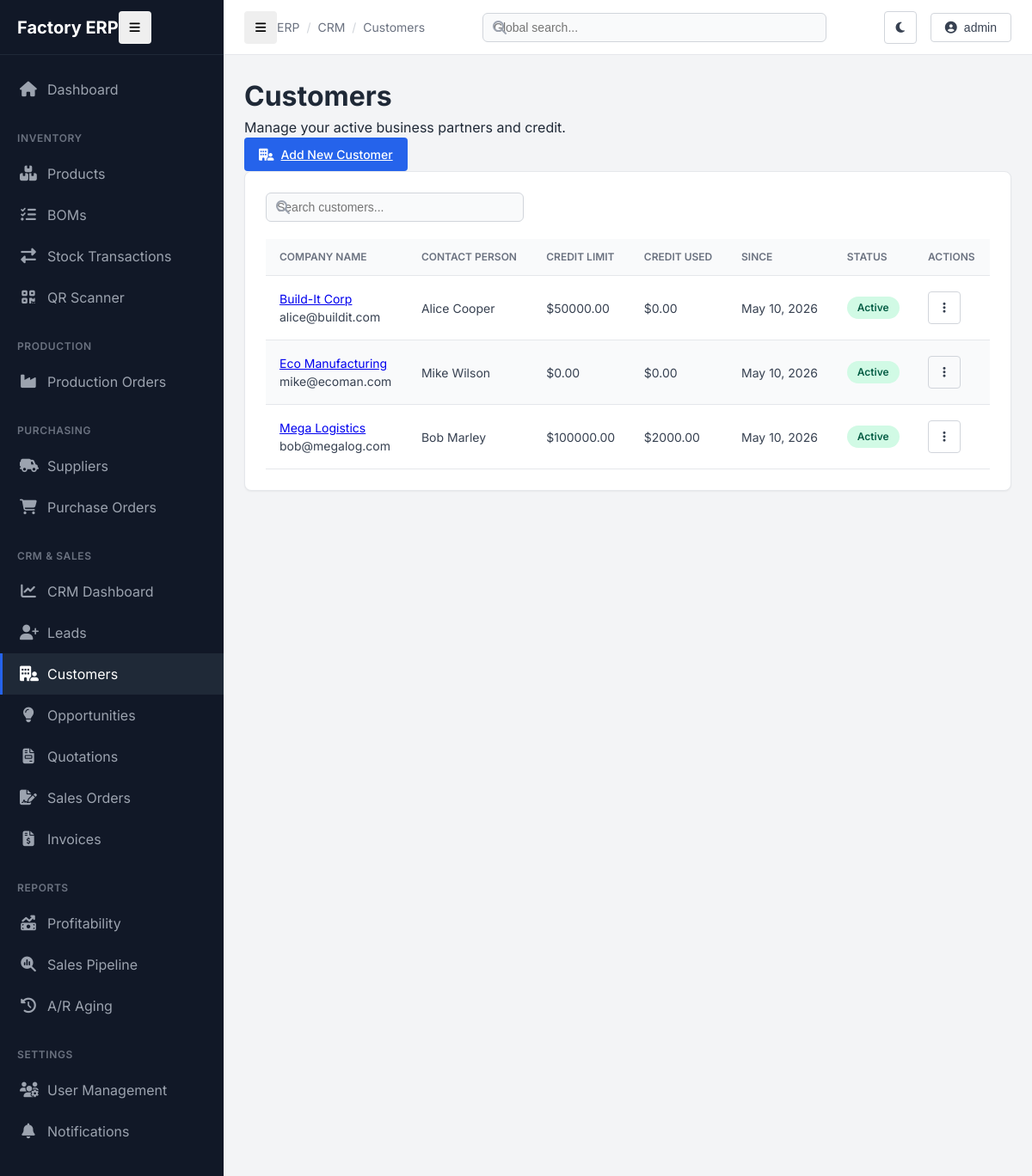
/crm/customers/ (signed in), run on the app's committed database.
### crm/models.py (models this page shows, shortened)
class Customer(models.Model):
    company_name = models.CharField(max_length=200)
    contact_person = models.CharField(max_length=200)
    email = models.EmailField()
    phone = models.CharField(max_length=20)
    customer_since = models.DateField(default=timezone.now)
    credit_limit = models.DecimalField(max_digits=12, decimal_places=2, default=0)
    credit_used = models.DecimalField(max_digits=12, decimal_places=2, default=0)
    payment_terms = models.CharField(max_length=100, default="Net 30")
    tax_id = models.CharField(max_length=50, blank=True)
    is_active = models.BooleanField(default=True)
    notes = models.TextField(blank=True)
    assigned_to = models.ForeignKey(User, on_delete=models.SET_NULL, null=True, blank=True, related_name='assigned_customers')
    created_at = models.DateTimeField(auto_now_add=True)
    updated_at = models.DateTimeField(auto_now=True)

### crm/views.py (the view)
# urls.py: path('customers/', views.CustomerListView.as_view(), name='customer_list'),
class CustomerListView(LoginRequiredMixin, ListView):
    model = Customer
    template_name = 'crm/customer_list.html'
    context_object_name = 'customers'
    ordering = ['company_name']

### crm/templates/crm/customer_list.html (shortened to what this page needs)
{% extends "base.html" %}
{% load static %}
{% block breadcrumbs %}
<div class="breadcrumb-item">CRM</div>
<div class="breadcrumb-item">Customers</div>
{% endblock %}
{% block content %}
<div class="d-flex justify-content-between align-items-center mb-4">
    <div>
        <h1 class="h3 fw-bold mb-1">Customers</h1>
        <p class="text-muted small">Manage your active business partners and credit.</p>
    </div>
    <a href="{% url 'crm:customer_create' %}" class="btn btn-primary">
        <i class="fas fa-building-user"></i> Add New Customer
    </a>
</div>
<div class="card">
    <div class="card-header border-bottom-0">
        <div class="d-flex justify-content-between align-items-center w-100">
            <div class="search-input-group" style="width: 300px;">
                <i class="fas fa-search"></i>
                <input type="text" class="search-input" placeholder="Search customers..." hx-get="{% url 'crm:customer_list' %}" hx-trigger="keyup changed delay:500ms" hx-target="#customer-table-body" hx-indicator="#htmx-indicator">
            </div>
        </div>
    </div>
    <div class="table-responsive">
        <table>
            <thead>
                <tr>
                    <th>Company Name</th>
                    <th>Contact Person</th>
                    <th class="text-end">Credit Limit</th>
                    <th class="text-end">Credit Used</th>
                    <th>Since</th>
                    <th>Status</th>
                    <th class="text-end">Actions</th>
                </tr>
            </thead>
            <tbody id="customer-table-body">
                {% for customer in customers %}
                <tr>
                    <td>
                        <a href="{% url 'crm:customer_detail' customer.pk %}" class="fw-bold text-neutral-900 text-decoration-none hover-link">{{ customer.company_name }}</a>
                        <div class="small text-muted">{{ customer.email }}</div>
                    </td>
                    <td>{{ customer.contact_person }}</td>
                    <td class="text-end fw-bold">${{ customer.credit_limit }}</td>
                    <td class="text-end text-danger">${{ customer.credit_used }}</td>
                    <td class="small text-muted">{{ customer.customer_since|date:"M d, Y" }}</td>
                    <td>
                        {% if customer.is_active %}
                        <span class="badge badge-green">Active</span>
                        {% else %}
                        <span class="badge badge-gray">Inactive</span>
                        {% endif %}
                    </td>
                    <td class="text-end">
                        <div class="dropdown">
                            <button class="btn btn-icon btn-sm btn-outline">
                                <i class="fas fa-ellipsis-v"></i>
                            </button>
                        </div>
                    </td>
                </tr>
                {% empty %}
                <tr>
                    <td colspan="7" class="text-center py-5">
                        <div class="text-muted">No customers found.</div>
                    </td>
                </tr>
                {% endfor %}
            </tbody>
        </table>
    </div>
</div>
{% endblock %}

### templates/base.html (shortened to what this page needs)
{% load static %}
<!DOCTYPE html>
<html lang="en">
<head>
    <link rel="stylesheet" href="https://cdnjs.cloudflare.com/ajax/libs/font-awesome/6.4.0/css/all.min.css">
    <link rel="stylesheet" href="{% static 'css/style.css' %}">
    <link rel="stylesheet" href="{% static 'css/dark-mode.css' %}">
</head>
<body>
    <div class="app-container">
        <aside id="sidebar">
            <div class="sidebar-header">
                <div class="logo-text">Factory ERP</div>
                <button id="sidebar-toggle" class="btn btn-icon d-none d-md-block">
                    <i class="fas fa-bars"></i>
                </button>
            </div>
            <nav class="sidebar-nav">
                <div class="nav-group">
                    <a href="{% url 'inventory:dashboard' %}" class="nav-link {% if request.resolver_match.url_name == 'dashboard' and request.resolver_match.app_name == 'inventory' %}active{% endif %}">
                        <i class="fas fa-home"></i>
                        <span>Dashboard</span>
                    </a>
                </div>
                <div class="nav-group">
                    <div class="nav-group-title">Inventory</div>
                    <a href="{% url 'inventory:product_list' %}" class="nav-link {% if 'product' in request.path %}active{% endif %}">
                        <i class="fas fa-boxes-stacked"></i>
                        <span>Products</span>
                    </a>
                    <a href="{% url 'inventory:bom_viewer' %}" class="nav-link {% if 'bom' in request.path %}active{% endif %}">
                        <i class="fas fa-list-check"></i>
                        <span>BOMs</span>
                    </a>
                    <a href="{% url 'inventory:transaction_history' %}" class="nav-link {% if 'transaction' in request.path %}active{% endif %}">
                        <i class="fas fa-exchange-alt"></i>
                        <span>Stock Transactions</span>
                    </a>
                    <a href="{% url 'inventory:scan_page' %}" class="nav-link {% if 'scan' in request.path %}active{% endif %}">
                        <i class="fas fa-qrcode"></i>
                        <span>QR Scanner</span>
                    </a>
                </div>
                <div class="nav-group">
                    <div class="nav-group-title">Production</div>
                    <a href="{% url 'inventory:production_order_list' %}" class="nav-link {% if 'production_order' in request.path %}active{% endif %}">
                        <i class="fas fa-industry"></i>
                        <span>Production Orders</span>
                    </a>
                </div>
                <div class="nav-group">
                    <div class="nav-group-title">Purchasing</div>
                    <a href="{% url 'inventory:supplier_list' %}" class="nav-link {% if 'supplier' in request.path %}active{% endif %}">
                        <i class="fas fa-truck-field"></i>
                        <span>Suppliers</span>
                    </a>
                    <a href="{% url 'inventory:purchase_order_list' %}" class="nav-link {% if 'purchase_order' in request.path %}active{% endif %}">
                        <i class="fas fa-cart-shopping"></i>
                        <span>Purchase Orders</span>
                    </a>
                </div>
                <div class="nav-group">
                    <div class="nav-group-title">CRM & Sales</div>
                    <a href="{% url 'crm:dashboard' %}" class="nav-link {% if request.resolver_match.app_name == 'crm' and request.resolver_match.url_name == 'dashboard' %}active{% endif %}">
                        <i class="fas fa-chart-line"></i>
                        <span>CRM Dashboard</span>
                    </a>
                    <a href="{% url 'crm:lead_list' %}" class="nav-link {% if 'lead' in request.path %}active{% endif %}">
                        <i class="fas fa-user-plus"></i>
                        <span>Leads</span>
                    </a>
                    <a href="{% url 'crm:customer_list' %}" class="nav-link {% if 'customer' in request.path %}active{% endif %}">
                        <i class="fas fa-building-user"></i>
                        <span>Customers</span>
                    </a>
                    <a href="{% url 'crm:opportunity_list' %}" class="nav-link {% if 'opportunity' in request.path %}active{% endif %}">
                        <i class="fas fa-lightbulb"></i>
                        <span>Opportunities</span>
                    </a>
                    <a href="{% url 'crm:quotation_list' %}" class="nav-link {% if 'quotation' in request.path %}active{% endif %}">
                        <i class="fas fa-file-invoice"></i>
                        <span>Quotations</span>
                    </a>
                    <a href="{% url 'crm:salesorder_list' %}" class="nav-link {% if 'order' in request.path %}active{% endif %}">
                        <i class="fas fa-file-signature"></i>
                        <span>Sales Orders</span>
                    </a>
                    <a href="{% url 'crm:invoice_list' %}" class="nav-link {% if 'invoice' in request.path %}active{% endif %}">
                        <i class="fas fa-file-invoice-dollar"></i>
                        <span>Invoices</span>
                    </a>
                </div>
                <div class="nav-group">
                    <div class="nav-group-title">Reports</div>
                    <a href="{% url 'inventory:profitability_report' %}" class="nav-link">
                        <i class="fas fa-money-bill-trend-up"></i>
                        <span>Profitability</span>
                    </a>
                    <a href="{% url 'crm:report_pipeline' %}" class="nav-link">
                        <i class="fas fa-magnifying-glass-chart"></i>
                        <span>Sales Pipeline</span>
                    </a>
                    <a href="{% url 'crm:report_aging' %}" class="nav-link">
                        <i class="fas fa-clock-rotate-left"></i>
                        <span>A/R Aging</span>
                    </a>
                </div>
                <div class="nav-group">
                    <div class="nav-group-title">Settings</div>
                    {% if perms.inventory.can_manage_users %}
                    <a href="{% url 'inventory:user_list' %}" class="nav-link">
                        <i class="fas fa-users-gear"></i>
                        <span>User Management</span>
                    </a>
                    {% endif %}
                    <a href="{% url 'notifications:settings' %}" class="nav-link">
                        <i class="fas fa-bell"></i>
                        <span>Notifications</span>
                    </a>
                </div>
            </nav>
        </aside>
        <main class="main-content">
            <header id="topbar">
                <div class="breadcrumb-container">
                    <button id="mobile-sidebar-toggle" class="btn btn-icon d-md-none me-3">
                        <i class="fas fa-bars"></i>
                    </button>
                    <div class="breadcrumb-item">ERP</div>
                    {% block breadcrumbs %}{% endblock %}
                </div>
                <div class="global-search">
                    <form action="{% url 'inventory:global_search' %}" method="get">
                        <div class="search-input-group">
                            <i class="fas fa-search"></i>
                            <input type="text" name="q" class="search-input" placeholder="Global search..." value="{{ request.GET.q }}">
                        </div>
                    </form>
                </div>
                <div class="user-menu">
                    <button id="theme-toggle" class="btn btn-icon btn-outline">
                    </button>
                    {% if request.user.is_authenticated %}
                    <div class="dropdown">
                        <button class="btn btn-outline dropdown-toggle">
                            <i class="fas fa-user-circle me-2"></i>
                            {{ request.user.username }}
                        </button>
                    </div>
                    {% else %}
                    <a href="{% url 'login' %}" class="btn btn-primary">Login</a>
                    {% endif %}
                </div>
            </header>
            <div class="content-area">
                {% block content %}{% endblock %}
            </div>
        </main>
    </div>
</body>
</html>

### data on the page
Customer: company_name "Build-It Corp", email "alice@buildit.com", contact_person "Alice Cooper", credit_limit "50000.00", credit_used "0.00", customer_since "May 10, 2026", is_active "Active"
Customer: company_name "Eco Manufacturing", email "mike@ecoman.com", contact_person "Mike Wilson", credit_limit "0.00", credit_used "0.00", customer_since "May 10, 2026", is_active "Active"
Customer: company_name "Mega Logistics", email "bob@megalog.com", contact_person "Bob Marley", credit_limit "100000.00", credit_used "2000.00", customer_since "May 10, 2026", is_active "Active"

### other printed values
{{ request.user.username }} "admin"
